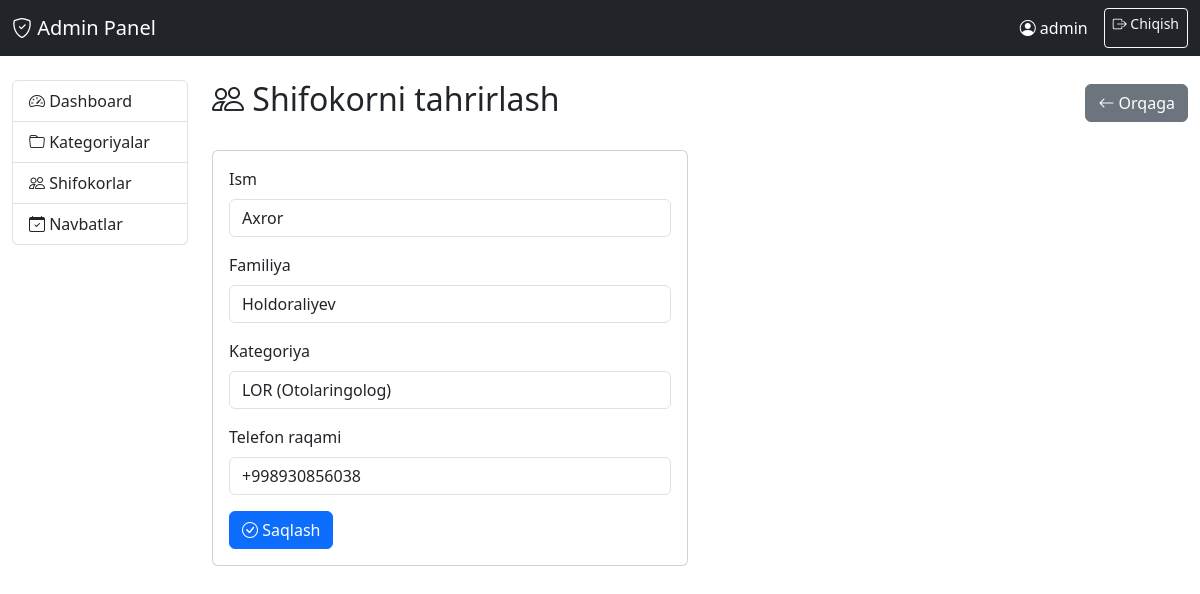
The app's page /admin-panel/doctors/2/edit/ (signed in) with its own data.
### booking/models.py (models this page shows, shortened)
class Doctor(models.Model):
    first_name = models.CharField(max_length=100, verbose_name="Ism")
    last_name = models.CharField(max_length=100, verbose_name="Familiya")
    category = models.ForeignKey(
        Category,
        on_delete=models.CASCADE,
        related_name="doctors",
        verbose_name="Kategoriya",
    )
    phone = models.CharField(
        max_length=20,
        validators=[
            RegexValidator(
                regex=r"^\+?1?\d{9,15}$",
                message="Telefon raqami to'g'ri formatda bo'lishi kerak.",
            )
        ],
        verbose_name="Telefon raqami",
    )
    created_at = models.DateTimeField(auto_now_add=True)
    updated_at = models.DateTimeField(auto_now=True)
    class Meta:
        verbose_name = "Shifokor"
        verbose_name_plural = "Shifokorlar"
        ordering = ["last_name", "first_name"]

### admin_panel/views.py (the view)
# urls.py: path('doctors/<int:doctor_id>/edit/', views.admin_doctor_edit, name='doctor_edit'),
@admin_required
def admin_doctor_edit(request, doctor_id):
    doctor = get_object_or_404(Doctor, id=doctor_id)
    if request.method == 'POST':
        form = DoctorForm(request.POST, instance=doctor)
        if form.is_valid():
            form.save()
            return redirect('admin_panel:doctors')
    else:
        form = DoctorForm(instance=doctor)
    return render(request, 'admin_panel/doctor_form.html', {
        'form': form,
        'doctor': doctor,
        'title': 'Shifokorni tahrirlash'
    })

### booking/forms.py
class DoctorForm(forms.ModelForm):
    class Meta:
        model = Doctor
        fields = ['first_name', 'last_name', 'category', 'phone']
        widgets = {
            'first_name': forms.TextInput(attrs={'class': 'form-control'}),
            'last_name': forms.TextInput(attrs={'class': 'form-control'}),
            'category': forms.Select(attrs={'class': 'form-control'}),
            'phone': forms.TextInput(attrs={'class': 'form-control'}),
        }

### booking/models.py (called while the page is built)
    def __str__(self):
        return self.name

### admin_panel/templates/admin_panel/doctor_form.html (shortened to what this page needs)
{% extends 'admin_panel/base.html' %}
{% block content %}
<div class="d-flex justify-content-between align-items-center mb-4">
    <h2><i class="bi bi-people"></i> {{ title }}</h2>
    <a href="{% url 'admin_panel:doctors' %}" class="btn btn-secondary">
        <i class="bi bi-arrow-left"></i> Orqaga
    </a>
</div>
<div class="row">
    <div class="col-md-6">
        <div class="card">
            <div class="card-body">
                <form method="post">
                    <div class="mb-3">
                        <label for="{{ form.first_name.id_for_label }}" class="form-label">Ism</label>
                        {{ form.first_name }}
                    </div>
                    <div class="mb-3">
                        <label for="{{ form.last_name.id_for_label }}" class="form-label">Familiya</label>
                        {{ form.last_name }}
                    </div>
                    <div class="mb-3">
                        <label for="{{ form.category.id_for_label }}" class="form-label">Kategoriya</label>
                        {{ form.category }}
                    </div>
                    <div class="mb-3">
                        <label for="{{ form.phone.id_for_label }}" class="form-label">Telefon raqami</label>
                        {{ form.phone }}
                    </div>
                    <button type="submit" class="btn btn-primary">
                        <i class="bi bi-check-circle"></i> Saqlash
                    </button>
                </form>
            </div>
        </div>
    </div>
</div>
{% endblock %}

### admin_panel/templates/admin_panel/base.html (shortened to what this page needs)
<!DOCTYPE html>
<html lang="uz">
<head>
    <link href="https://cdn.jsdelivr.net/npm/bootstrap@5.3.0/dist/css/bootstrap.min.css" rel="stylesheet">
    <link rel="stylesheet" href="https://cdn.jsdelivr.net/npm/bootstrap-icons@1.11.0/font/bootstrap-icons.css">
</head>
<body>
    <nav class="navbar navbar-expand-lg navbar-dark bg-dark">
        <div class="container-fluid">
            <a class="navbar-brand" href="{% url 'admin_panel:dashboard' %}">
                <i class="bi bi-shield-check"></i> Admin Panel
            </a>
            <div class="navbar-nav ms-auto">
                <span class="navbar-text text-white me-3">
                    <i class="bi bi-person-circle"></i> {{ user.username }}
                </span>
                <a class="btn btn-outline-light btn-sm" href="{% url 'admin_panel:logout' %}">
                    <i class="bi bi-box-arrow-right"></i> Chiqish
                </a>
            </div>
        </div>
    </nav>
    <div class="container-fluid mt-4">
        <div class="row">
            <div class="col-md-2">
                <div class="list-group">
                    <a href="{% url 'admin_panel:dashboard' %}" class="list-group-item list-group-item-action">
                        <i class="bi bi-speedometer2"></i> Dashboard
                    </a>
                    <a href="{% url 'admin_panel:categories' %}" class="list-group-item list-group-item-action">
                        <i class="bi bi-folder"></i> Kategoriyalar
                    </a>
                    <a href="{% url 'admin_panel:doctors' %}" class="list-group-item list-group-item-action">
                        <i class="bi bi-people"></i> Shifokorlar
                    </a>
                    <a href="{% url 'admin_panel:appointments' %}" class="list-group-item list-group-item-action">
                        <i class="bi bi-calendar-check"></i> Navbatlar
                    </a>
                </div>
            </div>
            <div class="col-md-10">
                {% block content %}{% endblock %}
            </div>
        </div>
    </div>
</body>
</html>

### records on screen
Doctor: first_name "Axror", last_name "Holdoraliyev", category "LOR (Otolaringolog)", phone "+998930856038"

### other values on screen
{{ user.username }} "admin"
{{ title }} "Shifokorni tahrirlash"
